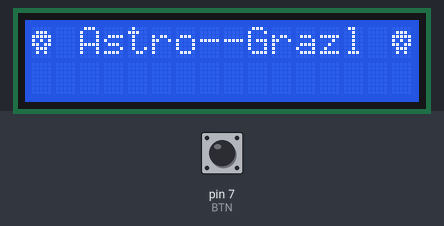
This sketch was run on a simulated Arduino Uno, built with avr-gcc and run on an emulated ATmega328P. Shown: 16×2 character LCD. The inputs (shaded band) are chosen by the test bench; at power-on: pin 7 (BTN) LOW.

Above: at 0.1 s.
At 3.1 s:
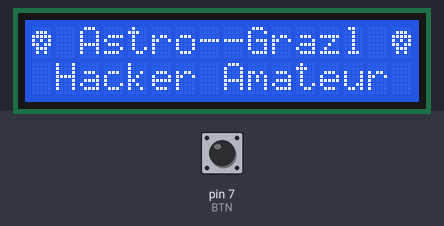
At 8.1 s:
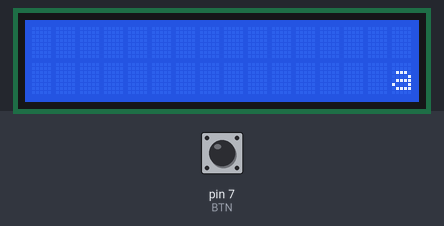
At 12.1 s:
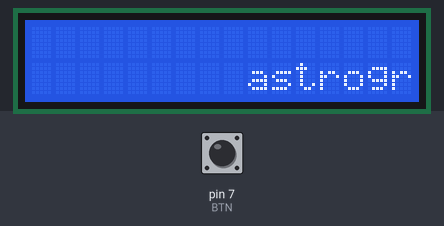
At 20.8 s:
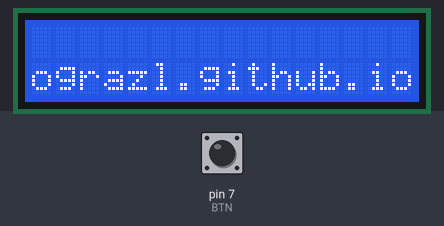
At 38.2 s:
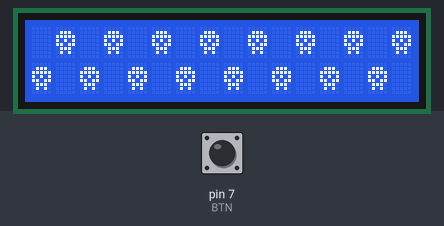

The sketch:

LSD.ino
```cpp
#include <LiquidCrystal.h>

const int RS = 3;
const int EN = 5;
const int D4 = 9;
const int D5 = 10;
const int D6 = 11;
const int D7 = 12;
const int BTN = 7;

LiquidCrystal lcd(RS, EN, D4, D5, D6, D7);

byte skull[8] = {
  B00000,
  B01110,
  B11111,
  B10101,
  B11011,
  B01110,
  B01010,
  B00000,
};

void setup() {
  pinMode(BTN, INPUT);
  lcd.createChar(8, skull);
  lcd.begin(16, 2);
  lcd.clear();
}

char url[] = "astrograzl.github.io";

void loop() {
  lcd.write(8);
  lcd.print(" Astro--Grazl ");
  lcd.write(8);

  delay(3000);

  lcd.setCursor(0, 1);
  lcd.print(" Hacker Amateur ");

  delay(5000);
  lcd.clear();

  lcd.autoscroll();
  lcd.setCursor(16, 1);
  for (int i = 0; i < 20; i++) {
    lcd.print(url[i]);
    delay(666);
  }
  for (int i = 0; i < 16; i++) {
    lcd.print(" ");
    delay(666);
  }
  lcd.noAutoscroll();

  lcd.clear();

  for (int n = 0; n < 10; n++) {
    for (int i = 0; i < 16; i++) {
      if (digitalRead(BTN) == HIGH) {
        lcd.clear();
        lcd.print("    janak @     ");
        lcd.setCursor(0, 1);
        lcd.print(" astronomie.cz  ");
        delay(10000);
        lcd.clear();
      } else {
        lcd.setCursor(i, abs(i % 2 - n % 2));
        lcd.write(8);
      }
    }
    delay(666);
    lcd.clear();
  }

  delay(2000);
}
```

Measured:
- what the display in image 1 shows lasts 5.0 s, from 3.1 s to 8.1 s
- what the display in image 2 shows lasts 0.6 s, from 8.1 s to 8.7 s
